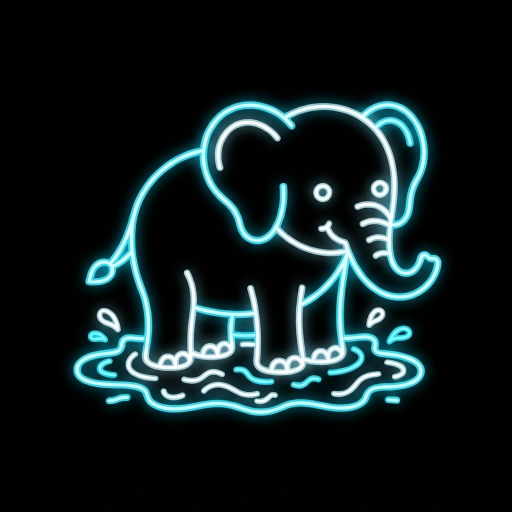
#> input picture sdk/examples/media/gen/elephant_line.jpg, 1024 x 1024 px (shown at 1/2 size)
$ python -i vectorize.py   (imports and definitions only)
#> lines starting #> are read from the running program, lines starting #| are printed output that depends on the picture; after the words box and inside, x2 and y2 are one past the last pixel; in counts of white or black regions, pixels touching at a corner belong together
"""Raster line-art -> centreline strokes (polylines with per-point width).

Pipeline: upscale (Lanczos) -> light blur -> threshold -> skeletonize ->
pixel graph -> split at junctions -> chain -> merge smooth continuations ->
RDP + Chaikin.  Width from the distance transform.
"""
import numpy as np, cv2
from skimage.morphology import skeletonize

N8 = [(-1,-1),(-1,0),(-1,1),(0,-1),(0,1),(1,-1),(1,0),(1,1)]

def binarize(gray, scale=4.0, invert=False, thr=None, blur=1.2):
    g = gray.astype(np.float32)
    if invert: g = 255 - g
    h, w = g.shape
    up = cv2.resize(g, (int(w*scale), int(h*scale)), interpolation=cv2.INTER_LANCZOS4)
    up = cv2.GaussianBlur(up, (0,0), blur*scale/3)
    if thr is None:
        thr = cv2.threshold(np.clip(up,0,255).astype(np.uint8),0,255,cv2.THRESH_BINARY+cv2.THRESH_OTSU)[0]
    return up > thr, up

def trace(mask):
    sk = skeletonize(mask)
    dist = cv2.distanceTransform(mask.astype(np.uint8), cv2.DIST_L2, 5)
    H, W = sk.shape
    ys, xs = np.nonzero(sk)
    on = set(zip(ys.tolist(), xs.tolist()))
    def nb(p):
        y, x = p
        return [(y+dy, x+dx) for dy, dx in N8 if (y+dy, x+dx) in on]
    deg = {p: len(nb(p)) for p in on}
    nodes = {p for p, d in deg.items() if d != 2}
    used = set()
    paths = []
    def walk(a, b):
        path = [a, b]; used.add(frozenset((a, b)))
        prev, cur = a, b
        while cur not in nodes:
            nxt = [q for q in nb(cur) if q != prev and frozenset((cur, q)) not in used]
            if not nxt: break
            # prefer straight continuation
            d0 = np.subtract(cur, prev)
            nxt.sort(key=lambda q: -np.dot(np.subtract(q, cur), d0))
            q = nxt[0]; used.add(frozenset((cur, q)))
            path.append(q); prev, cur = cur, q
        return path
    for n in nodes:
        for q in nb(n):
            if frozenset((n, q)) not in used:
                paths.append(walk(n, q))
    # pure loops
    for p in on:
        if p in nodes: continue
        for q in nb(p):
            if frozenset((p, q)) not in used:
                nodes.add(p); paths.append(walk(p, q)); nodes.discard(p)
    out = []
    for pth in paths:
        a = np.array(pth, float)[:, ::-1]  # x,y
        wv = np.array([dist[y, x] for y, x in pth]) * 2
        out.append((a, wv))
    return out

def _dir(p, end, k=6):
    if end == 0: seg = p[:k]; return seg[0] - seg[-1]
    seg = p[-k:]; return seg[-1] - seg[0]

# [55 lines left out: functions merge, rdp, smooth, not called in this run]

def vectorize(gray, scale=4.0, invert=False, min_len=6, eps=0.9, thr=None, blur=1.2):
    mask, up = binarize(gray, scale, invert, thr, blur)
    st = merge(trace(mask))
    out = []
    for p, w in st:
        L = np.linalg.norm(np.diff(p, axis=0), axis=1).sum()
        if L < min_len*scale/4*4: continue
        # pre-smooth raw pixel chain
        k = 3
        if len(p) > 2*k+1:
            ker = np.ones(2*k+1)/(2*k+1)
            px = np.convolve(np.pad(p[:,0],k,mode='edge'),ker,'valid')
            py = np.convolve(np.pad(p[:,1],k,mode='edge'),ker,'valid')
            wv = np.convolve(np.pad(w,k,mode='edge'),ker,'valid')
            p = np.c_[px, py]; w = wv
        idx = rdp(p, eps*scale/4)
        p2, w2 = smooth(p[idx], w[idx], 3)
        out.append({'pts': p2, 'w': w2, 'len': L})
    return out, mask, up

>>> import cv2
>>> picture = cv2.imread('../../examples/media/gen/elephant_line.jpg', cv2.IMREAD_GRAYSCALE)
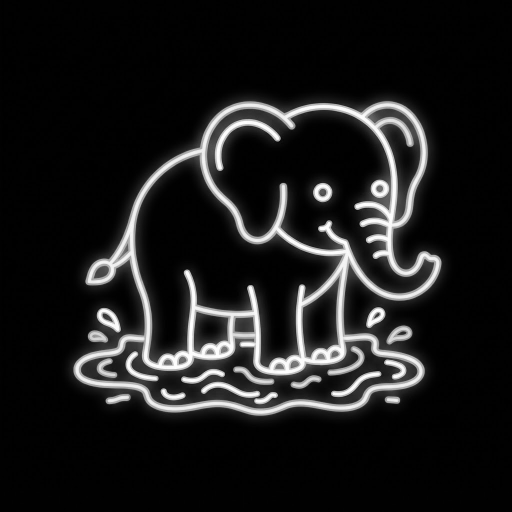
#> picture: shape (1024, 1024) (shown at 1/2 size); min 0, max 255, mean 27.2
>>> result = vectorize(picture)
#> in binarize, `up = cv2.resize(g, (int(w*scale), int(h*scale)), interpolation=cv2.INT..`:
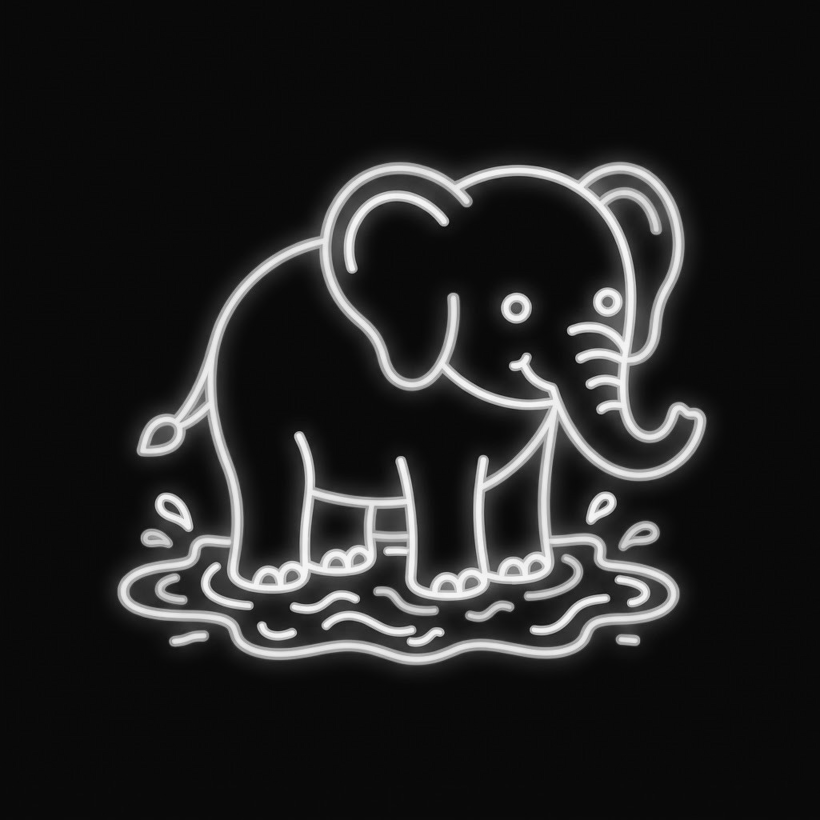
#> up: shape (4096, 4096) float32 (shown at 1/5 size); min -9.71, max 264.8, mean 27.2; drawn with min black and max white
#> in binarize, `thr = cv2.threshold(np.clip(up,0,255).astype(np.uint8),0,255,cv2.THRES..`: thr = 103
#> in vectorize, `mask, up = binarize(gray, scale, invert, thr, blur)`:
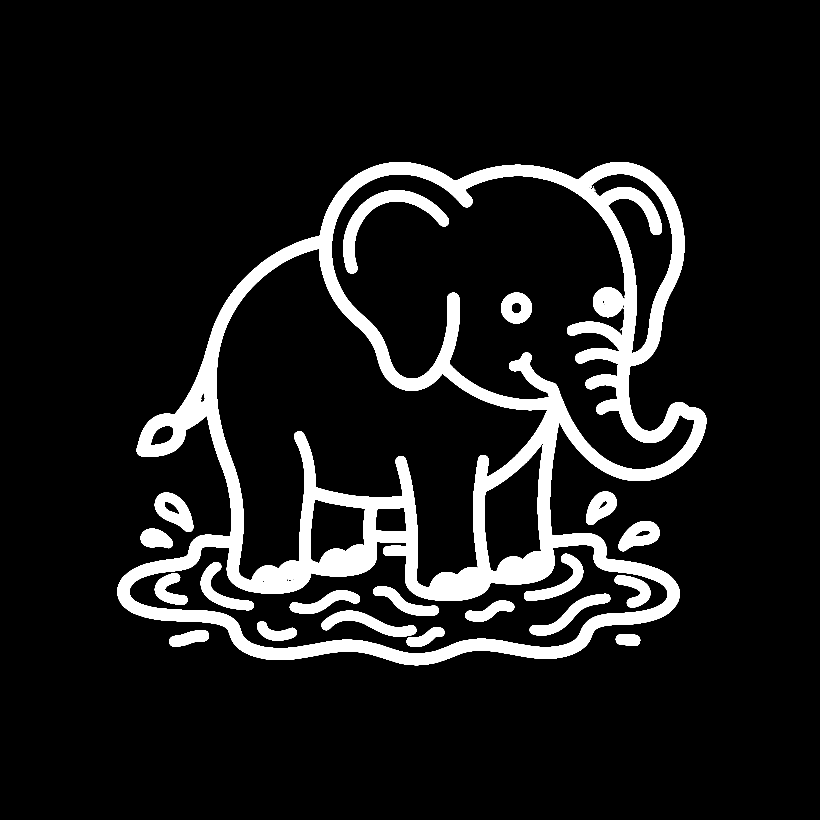
#> mask: shape (4096, 4096) bool (shown at 1/5 size); 10.2% white; 30 white regions (7 under 20 px), largest, box (x1, y1, x2, y2) and area: (588, 810, 3532, 3326) 1390966, (1717, 951, 2245, 1368) 44701, (1607, 3053, 2082, 3184) 23680
#> in trace, `sk = skeletonize(mask)`:
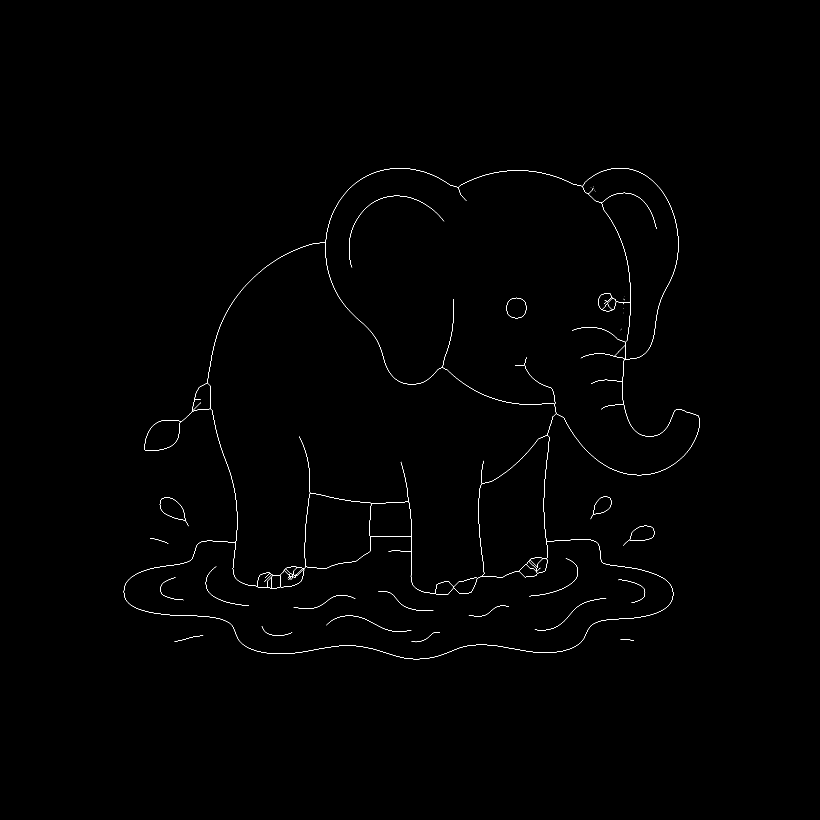
#> sk: shape (4096, 4096) bool (shown at 1/5 size); 0.17% white in thin lines or dots, all inside (x1, y1, x2, y2) = (619, 840, 3500, 3296)
#> in trace, `dist = cv2.distanceTransform(mask.astype(np.uint8), cv2.DIST_L2, 5)`:
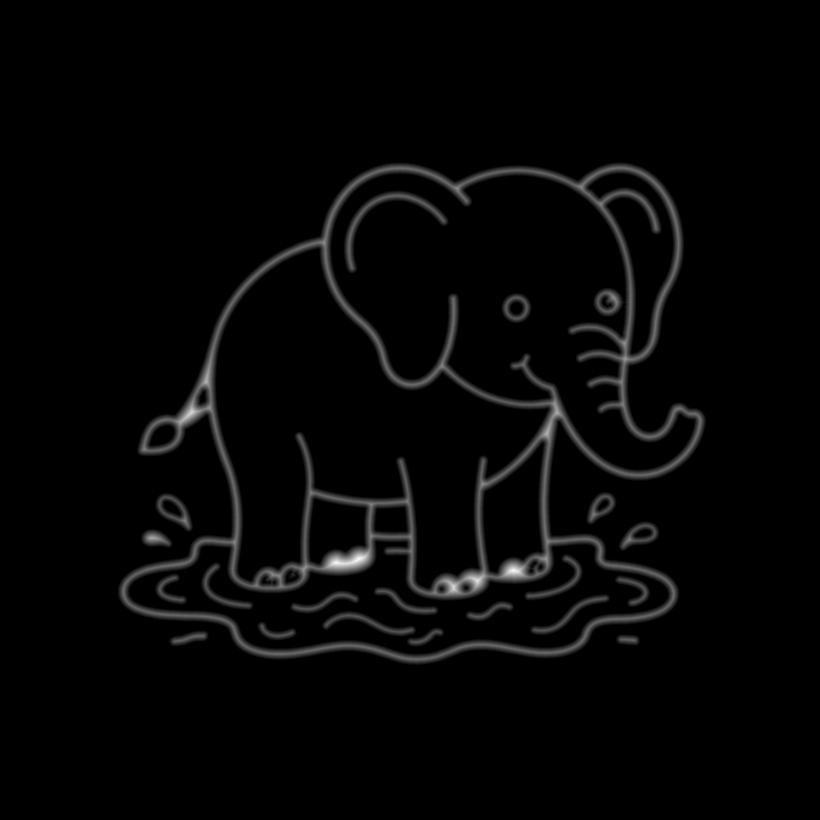
#> dist: shape (4096, 4096) float32 (shown at 1/5 size); min 0, max 70.8, mean 1.6; drawn with min black and max white
#> in trace, `on = set(zip(ys.tolist(), xs.tolist()))`: on = 28486 items
#> in trace, `nodes = {p for p, d in deg.items() if d != 2}`: nodes = 352 items
#> in walk, `path = [a, b]`: path = [(2174, 2736), (2173, 2736)]
#> in walk, `prev, cur = a, b`: prev = (2174, 2736); cur = (2173, 2736)
#> the loop in walk, `while cur not in nodes:` made 107 passes
#> (d0, cur) on passes 1 to 12: ([-1, 0], (2172, 2737)), ([-1, 1], (2171, 2737)), ([-1, 0], (2170, 2737)), ([-1, 0], (2169, 2738)), ([-1, 1], (2168, 2738)), ([-1, 0], (2167, 2739)), ([-1, 1], (2166, 2739)), ([-1, 0], (2165, 2739)), ([-1, 0], (2164, 2739)), ([-1, 0], (2163, 2740)), ([-1, 1], (2162, 2740)), ([-1, 0], (2161, 2740))
#> after the loop in walk, `while cur not in nodes:`: path = 109 pairs, first value 2068 to 2174, second value 2736 to 2780; used = 108 items
